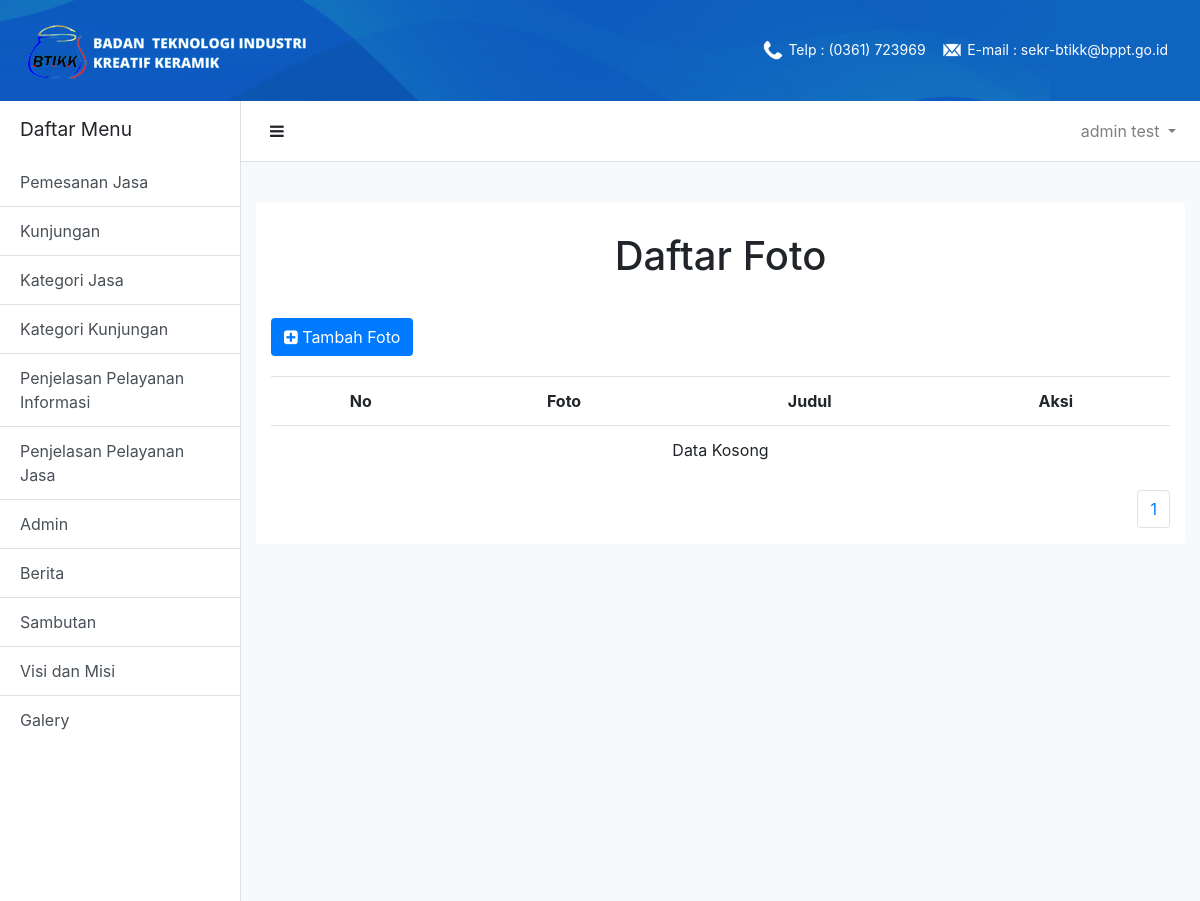
The page /adminContent/galery.php?halaman=3 (signed in) on the database as committed earlier.
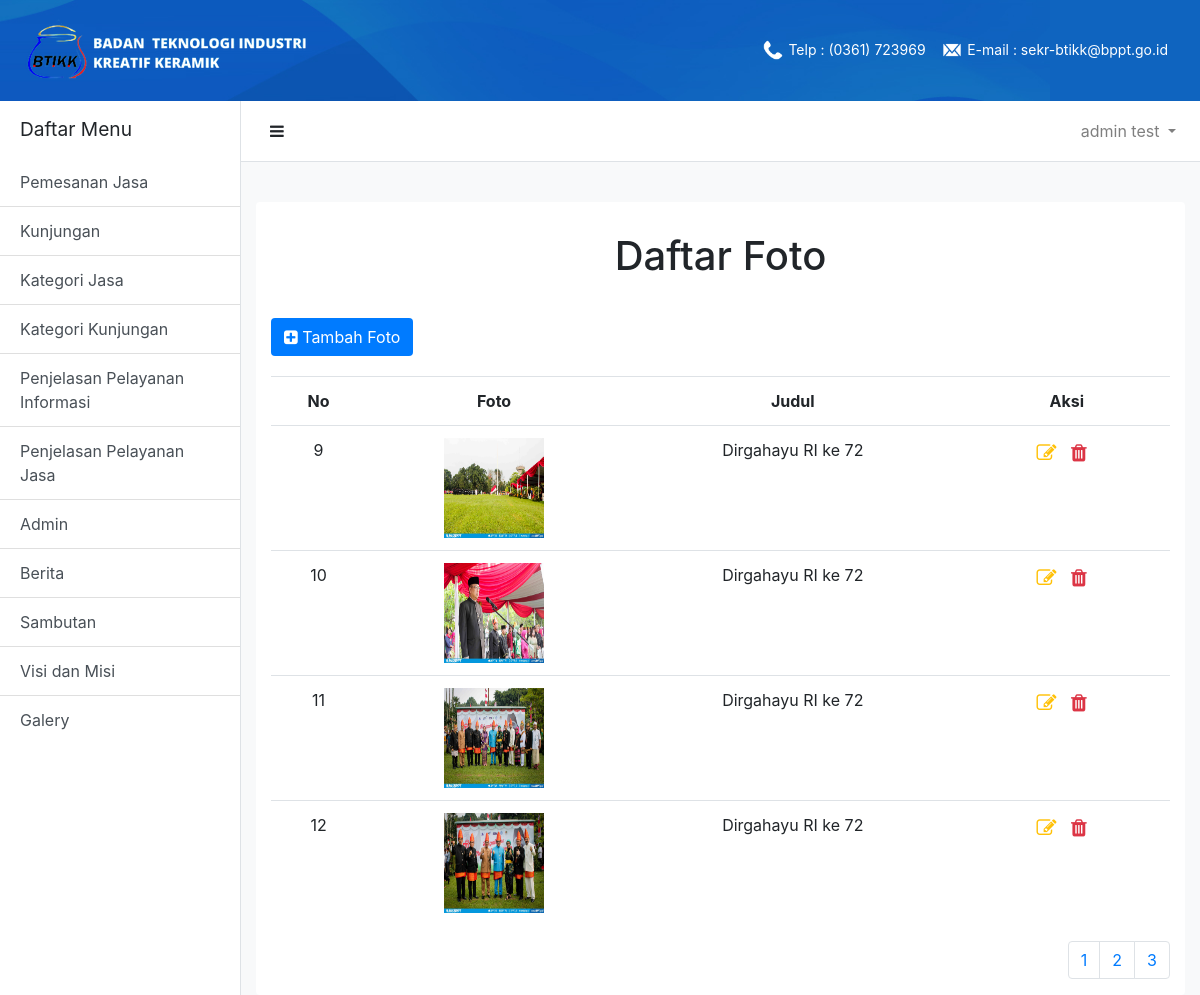
The same page on the database as committed later.
### tables this page shows
CREATE TABLE `tbgalery` (
  `id_galery` int(11) NOT NULL,
  `judul` varchar(255) NOT NULL,
  `foto` varchar(255) NOT NULL
);

### adminContent/galery.php (the view)
<?php
    include("../dashboardUser.php");
?>
    <div class="card-title text-center" id="user-content-title">
        <h1>Daftar Foto</h1>
    </div>
    <div class='card-content'>
        <div class="container">
            <button class='btn bg-primary text-white' id='btn-add-content' onclick="window.location = './inputGalery.php';">
                    <i class="fa fa-plus-square"></i>
                    <span> Tambah Foto</span>
            </button>
            <table class='table'>
                <tr class='text-center'>
                    <th>No</th>
                    <th>Foto</th>
                    <th>Judul</th>
                    <th>Aksi</th>
                </tr>
<?php
    $batas   = 4;
    if(!isset($_GET['halaman'])){
        $posisi  = 0;
        $halaman = 1;
    }else{
        $posisi  = ($_GET['halaman']-1) * $batas;
    }
    $no = $posisi+1;
    $tampil = mysqli_query ($conn,"SELECT * FROM tbgalery order by id_galery asc limit $posisi,$batas");
    $num = mysqli_num_rows($tampil);
    if($num==0)
    {
      echo "
            <tr>
              <td class='text-center' colspan='4'>
                Data Kosong
              </td>
            </tr>";
    }else
    {
      while($array=mysqli_fetch_array($tampil))
      {
        echo "
                <tr>
                    <td class='text-center'>".$no."</td>
                    <td class='text-center'>
                        <img src='../".$array['foto']."' id='user-content-image'/>
                    </td>
                    <td class='text-center'>".$array[ 'judul']."</td>
                    <td class='text-center' id='table-action'>
                        <a class='text-warning icon-action' href='./editGalery.php?id=".$array['id_galery']."'><i class='fa fa-edit'></i></a>
                        <a class='text-danger icon-action' href='../proses/deleteGalery.php?id=".$array['id_galery']."'><i class='fa fa-trash'></i></a>
                    </td>
                </tr>
          ";
        $no++;
      }
    }
?>
                    </table>
                    <div class='d-flex justify-content-end'>
                        <div class="text-center">
                            <ul class="pagination">
                                <?php
                                    $tampil = mysqli_query ($conn,"SELECT * FROM tbgalery");
                                    $num = mysqli_num_rows($tampil);
                                    $jmlhalaman = ceil($num/$batas);
                                    for($i=1;$i<=$jmlhalaman;$i++) {
                                            echo "<li class='page-item'><a class='page-link' href='galery.php?halaman=$i'>$i</a></li>";
                                    }
                                ?>
                    </div>
            </div>
        </div>
    </div>
    </div>
</div>

Rows that differ between the two databases and show on the page:
added tbgalery: foto (picture), judul "Dirgahayu RI ke 72"
added tbgalery: foto (picture), judul "Dirgahayu RI ke 72"
added tbgalery: foto (picture), judul "Dirgahayu RI ke 72"
added tbgalery: foto (picture), judul "Dirgahayu RI ke 72"
Other text that changed with them:
new list line: "2"
new list line: "3"
text no longer shown: "Data Kosong"
